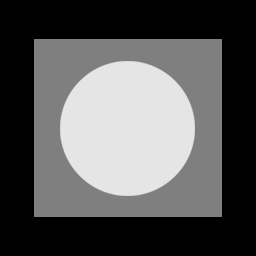
%> input picture Exercicios/Pratica 4/original_pattern.tif, 256 x 256 px
$ octave ruido.m   (GNU Octave 9; MATLAB toolbox functions it lacks are replaced by stand-ins)
%> lines starting %> are read from the running program, lines starting %| are printed output that depends on the picture
%limpar
clear; clc; close all;
%carrega pacote de imagem
pkg load image;

%carrega a imagem
image = imread('original_pattern.tif');
%> image is the input picture: size 256x256 uint8; min 0, max 229, mean 87.1
figure, imshow(image), title('Imagem Original');

%coloca ruido na imagem
noiseGaussian = imnoise(image, 'gaussian', 0, 0.1);
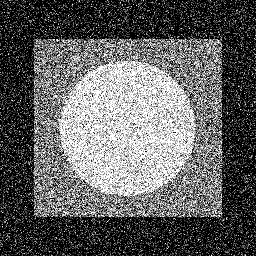
%> noiseGaussian: size 256x256 uint8; min 0, max 255, mean 98
noiseSaltPepper = imnoise(image, 'salt & pepper', 0.05);
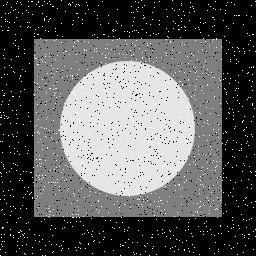
%> noiseSaltPepper: size 256x256 uint8; min 0, max 255, mean 89.1

%mostra as imagens
figure, imshow(noiseGaussian), title('Imagem com ruido Gaussiano');
figure, imshow(noiseSaltPepper), title('Imagem com ruido Sal e Pimenta');

%mostra os histogramas das imagens
figure, imhist(noiseGaussian), title('Histograma da imagem com ruido Gaussiano');
%> after `title('Histograma da imagem com ruido Gaussiano')`:
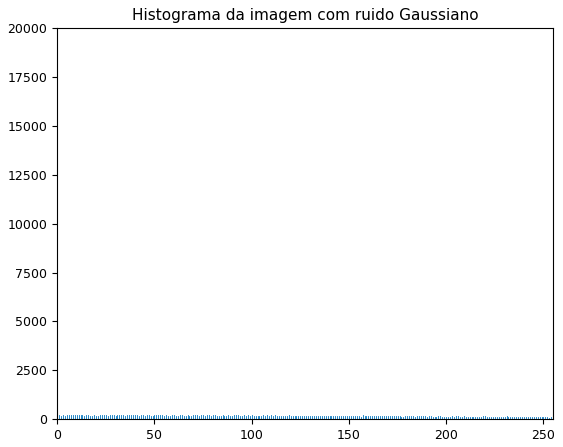
%> figure redrawn from the program's plot data; highest point at x = 0, y = 17219
figure, imhist(noiseSaltPepper), title('Histograma da imagem com ruido Sal e Pimenta');
%> after `title('Histograma da imagem com ruido Sal e Pimenta')`:
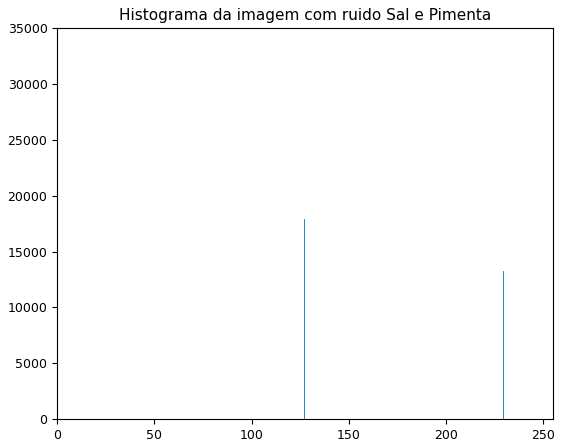
%> figure redrawn from the program's plot data; highest point at x = 0, y = 32146
